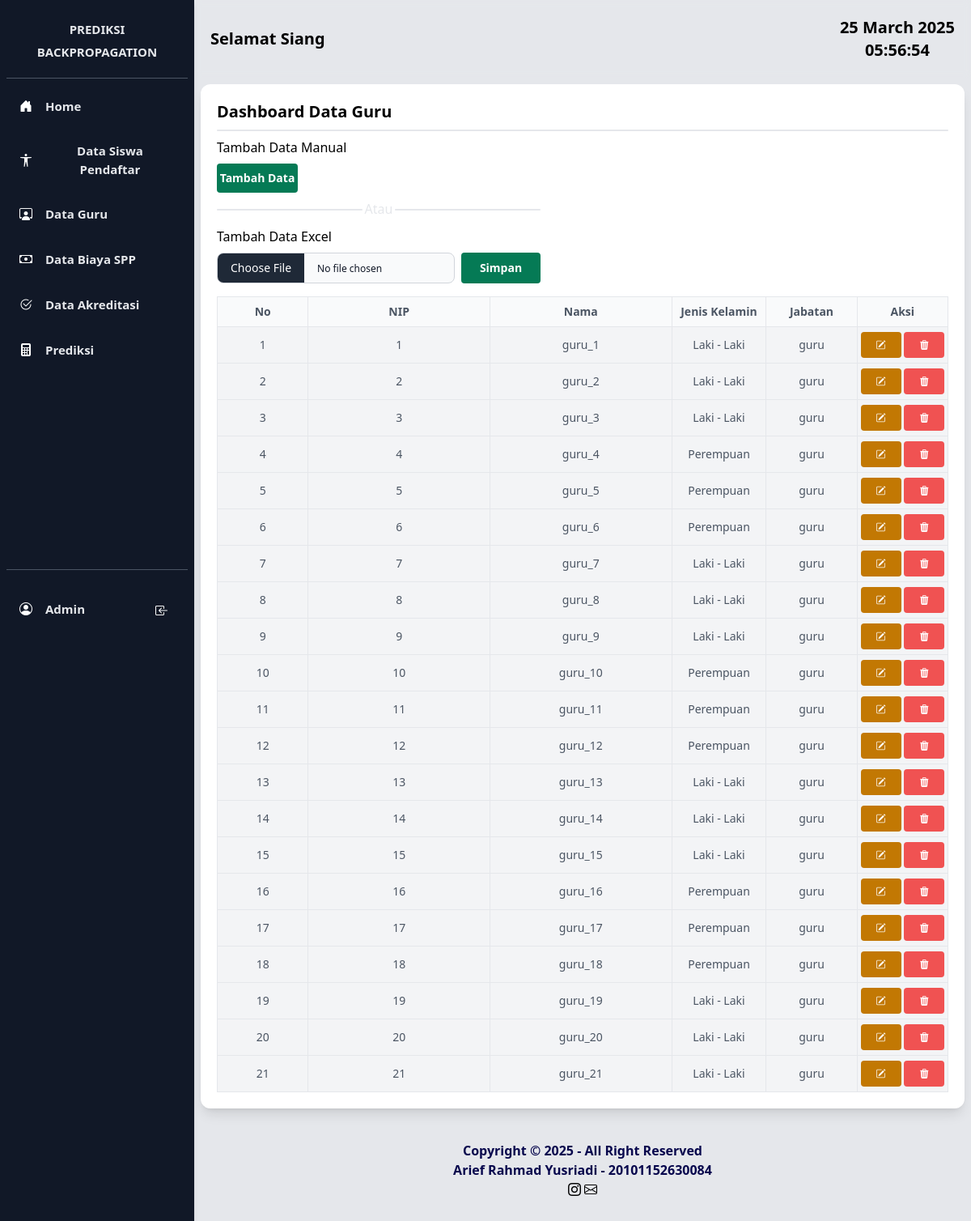
Screenshot of /?p=data_guru (signed in) with the database file from the repository.
### tables this page shows
CREATE TABLE IF NOT EXISTS `data_guru` (
  `id` int NOT NULL AUTO_INCREMENT,
  `nip` varchar(50) DEFAULT NULL,
  `nama` varchar(50) DEFAULT NULL,
  `jenis_kelamin` enum('Laki - Laki','Perempuan') DEFAULT NULL,
  `jabatan` varchar(50) DEFAULT NULL,
  `tgl_input` datetime DEFAULT CURRENT_TIMESTAMP,
  PRIMARY KEY (`id`)
);

### apps/apis.php (called while the page is built, shortened)
<?php
$host = 'localhost';
$user = 'root';
$password = '';
$conn = mysqli_connect($host, $user, $password);
function getRecord($tabel, $field, $where): mysqli_result|bool
{
    global $conn;
    return mysqli_query($conn, "SELECT $field FROM $tabel $where");
}
function fetch($query){
    $data = mysqli_fetch_array($query);
    return $data;
}

### pages/data_guru/view.php (the view, shortened to what this page needs)
<?php $user = $_SESSION['user']; ?>
<div class="rounded-xl p-5 bg-white shadow-lg">
    <h1 class="font-bold text-xl">Dashboard Data Guru</h1>
    <div class="flex bg-gray-200 my-2 h-0.5 rounded"></div>
    <?php if ($user == 'Admin'): ?>
    <div class="flex flex-col w-[400px]">
        <p>Tambah Data Manual</p>
        <button class="bg-green-600 inline-block py-2 my-2 w-[100px] text-center text-sm font-bold rounded text-white" onclick="window.location.href='./?p=data_guru&a=add'">Tambah Data</button>
        <div class="flex">
            <div class="flex bg-gray-200 my-3 h-0.5 rounded w-[45%]"></div>
            <div class="text-gray-200 w-[10%] text-center">Atau</div>
            <div class="flex bg-gray-200 my-3 h-0.5 rounded w-[45%]"></div>
        </div>
        <form action="" class="my-2" method="post" enctype="multipart/form-data">
            <div class="flex gap-2 flex-col">
                <label for="">Tambah Data Excel</label>
                <div class="flex gap-2">
                    <input id="fileExcel" required type="file" name="fileExcel" accept=".xls, .xlsx" class="block text-xs w-[75%] text-gray-900 border border-gray-300 rounded-lg cursor-pointer bg-gray-50 dark:text-gray-400 focus:outline-none dark:bg-gray-700 dark:border-gray-600 dark:placeholder-gray-400">
                    <button name="simpanExcel" class="bg-green-600 inline-block py-2 w-[25%] text-center text-sm font-bold rounded text-white">Simpan</button>
                </div>
            </div>
        </form>
    </div>
    <?php endif ?>
    <div class="table pt-2 w-full">
        <table class="w-full border rounded">
            <thead>
                <tr class="bg-gray-50 border-b">
                    <th class="w-1/12 py-2 border-r text-sm font-bold text-gray-600">No</th>
                    <th class="w-2/12 py-2 border-r text-sm font-bold text-gray-600">NIP</th>
                    <th class="w-2/12 py-2 border-r text-sm font-bold text-gray-600">Nama</th>
                    <th class="w-1/12 py-2 border-r text-sm font-bold text-gray-600">Jenis Kelamin</th>
                    <th class="w-1/12 py-2 border-r text-sm font-bold text-gray-600">Jabatan</th>
                    <?php if ($user == 'Admin'): ?>
                    <th class="w-1/12 py-2 border-r text-sm font-bold text-gray-600">Aksi</th>
                    <?php endif ?>
                </tr>
            </thead>
            <tbody>
                <?php
                $no = 1;
                $tabel = 'data_guru';
                $field = '*';
                $where = '';
                $query = getRecord($tabel, $field, $where);
                if (mysqli_num_rows($query) == 0) {
                ?>
                <tr class="bg-gray-100 text-center border-b text-sm text-gray-600">
                    <td colspan="8" class="py-3 border-r">Tidak ada data</td>
                </tr>
                <?php
                } else {
                    while ($row = fetch($query)) {
                ?>
                <tr id="tr_<?= $row['id']; ?>" class="bg-gray-100 text-center border-b text-sm text-gray-600">
                    <td class="py-3 border-r"><?= $no++ ?></td>
                    <td class="py-3 border-r"><?= $row['nip'] ?></td>
                    <td class="py-3 border-r"><?= $row['nama'] ?></td>
                    <td class="py-3 border-r"><?= $row['jenis_kelamin'] ?></td>
                    <td class="py-3 border-r"><?= $row['jabatan'] ?></td>
                    <?php if ($user == 'Admin'): ?>
                    <td>
                        <a href="./?p=data_guru&a=edit&i=<?= $row['id'] ?>"
                            class="bg-yellow-500 w-[50px] py-2 inline-block text-white rounded hover:shadow-lg text-xs font-bold"><i class="bi bi-pencil-square"></i></a>
                        <button onclick="hapus('data_guru', '<?= $row['id'] ?>')"
                            class="bg-red-500 w-[50px] py-2 inline-block text-white rounded hover:shadow-lg text-xs font-bold"><i class="bi bi-trash3-fill"></i></button>
                    </td>
                    <?php endif ?>
                </tr>
                <?php
                    }
                }
            ?>
            </tbody>
        </table>
    </div>
</div>

### index.php (shortened to what this page needs)
<?php
$user = $_SESSION['user'];
function deteksiWaktu() {
    $jamSekarang = date("H");
    if ($jamSekarang >= 5 && $jamSekarang < 12) {
        return "Pagi";
    } elseif ($jamSekarang >= 12 && $jamSekarang < 15) {
        return "Siang";
    } elseif ($jamSekarang >= 15 && $jamSekarang < 18) {
        return "Sore";
    } else {
        return "Malam";
    }
}
$date = date('d F Y');
$waktu = deteksiWaktu();
?>
<!doctype html>
<html lang="en">
<head>
    <link rel="stylesheet" href="assets/tailwind/output.css">
    <link rel="stylesheet" href="node_modules/bootstrap-icons/font/bootstrap-icons.min.css">
</head>
<body class="flex flex-col justify-between h-screen bg-gray-200">
    <div class="fixed w-[20%] bg-gray-900 bottom-0 top-0 bg-red shadow-md z-20">
        <div class="absolute bottom-0 top-0 left-0 right-0 p-2 text-center">
            <div class="flex flex-col justify-between h-screen">
                <div>
                    <div class="text-gray-100 text-xl">
                        <div class="p-2.5 mt-1 items-center">
                            <h1 class="font-bold text-gray-200 text-[15px]">PREDIKSI BACKPROPAGATION</h1>
                        </div>
                        <div class="my-2 bg-gray-600 h-[1px]"></div>
                    </div>
                    <a href="./?p=home">
                        <div class="p-2.5 mt-3 flex items-center rounded-md px-4 duration-300 cursor-pointer hover:bg-blue-600 text-white">
                            <i class="bi bi-house-door-fill"></i>
                            <span class="text-[15px] ml-4 text-gray-200 font-bold">Home</span>
                        </div>
                    </a>
                    <a href="./?p=data_pendaftar">
                        <div class="p-2.5 mt-3 flex items-center rounded-md px-4 duration-300 cursor-pointer hover:bg-blue-600 text-white">
                            <i class="bi bi-universal-access"></i>
                            <span class="text-[15px] ml-4 text-gray-200 font-bold">Data Siswa Pendaftar</span>
                        </div>
                    </a>
                    <a href="./?p=data_guru">
                        <div class="p-2.5 mt-3 flex items-center rounded-md px-4 duration-300 cursor-pointer hover:bg-blue-600 text-white">
                            <i class="bi bi-person-workspace"></i>
                            <span class="text-[15px] ml-4 text-gray-200 font-bold">Data Guru</span>
                        </div>
                    </a>
                    <a href="./?p=data_spp">
                        <div class="p-2.5 mt-3 flex items-center rounded-md px-4 duration-300 cursor-pointer hover:bg-blue-600 text-white">
                            <i class="bi bi-cash"></i>
                            <span class="text-[15px] ml-4 text-gray-200 font-bold">Data Biaya SPP</span>
                        </div>
                    </a>
                    <a href="./?p=data_akreditasi">
                        <div class="p-2.5 mt-3 flex items-center rounded-md px-4 duration-300 cursor-pointer hover:bg-blue-600 text-white">
                            <i class="bi bi-check2-circle"></i>
                            <span class="text-[15px] ml-4 text-gray-200 font-bold">Data Akreditasi</span>
                        </div>
                    </a>
                    <a href="./?p=prediksi">
                        <div class="p-2.5 mt-3 flex items-center rounded-md px-4 duration-300 cursor-pointer hover:bg-blue-600 text-white">
                            <i class="bi bi-calculator-fill"></i>
                            <span class="text-[15px] ml-4 text-gray-200 font-bold">Prediksi</span>
                        </div>
                    </a>
                </div>
                <div>
                    <div class="my-4 bg-gray-600 h-[1px]"></div>
                    <div class="mb-6">
                        <div class="p-2.5 mt-3 flex items-center rounded-md px-4 duration-300 text-white"">
                            <i class="bi bi-person-circle"></i>
                            <div class="flex justify-between w-full items-center">
                                <span class="text-[15px] ml-4 text-gray-200 font-bold"><?= $user ?></span>
                                <a href="./auth/logout.php" class="cursor-pointer p-2 hover:bg-blue-600 text-white rounded-md mt-1">
                                    <i class="bi bi-box-arrow-in-left"></i>
                                </a>
                            </div>
                        </div>
                    </div>
                </div>
            </div>
        </div>
    </div>
    <div class="p-2 w-[80%] h-full ml-[20%] z-10 flex flex-col">
        <div class="fixed top-0 left-[20%] right-0 p-5 bg-white/0 backdrop-blur-sm">
            <div class="flex justify-between items-center">
                <h1 class="font-bold text-xl">Selamat <?= $waktu ?></h1>
                <div class="flex flex-col">
                    <h1 class="font-bold text-xl"><?= $date ?></h1>
                    <h1 class="font-bold text-xl text-center" id="clock"></h1>
                </div>
            </div>
        </div>
        <main class="grow mt-[96px]">
            <?php
            include "apps/apis.php";
            $page = $_GET['p'] ?? '';
            $act = $_GET['a'] ?? '';
            if (!empty($page)) {
                $file = "pages/$page/" . (!empty($act) ? $act : 'view') . ".php";
                if (file_exists($file)) {
                    require $file;
                } else {
                    echo "<div style='display: flex;justify-content: center;margin-top: 20%;font-size:20px'>Maaf, Halaman ini tidak tersedia !</div>";
                }
            }
            else {
                echo "<script>document.location.href='./?p=home'</script>";
            }
            ?>
        </main>
        <div class="z-10">
            <div class="p-10 text-center">
                <label class="py-2 text-[#07074D] font-bold">Copyright © <?= date("Y") ?> - All Right Reserved </label>
                <br>
                <label class="py-2 text-[#07074D] font-bold">Arief Rahmad Yusriadi - 20101152630084</label>
                <br>
                <a href=""><i class="bi bi-instagram"></i></a>
                <a href=""><i class="bi bi-envelope"></i></a>
            </div>
        </div>
    </div>
</body>
</html>

### rows the page displays
data_guru: nip "1", nama "guru_1", jenis_kelamin "Laki - Laki", jabatan "guru"
data_guru: nip "2", nama "guru_2", jenis_kelamin "Laki - Laki", jabatan "guru"
data_guru: nip "3", nama "guru_3", jenis_kelamin "Laki - Laki", jabatan "guru"
data_guru: nip "4", nama "guru_4", jenis_kelamin "Perempuan", jabatan "guru"
data_guru: nip "5", nama "guru_5", jenis_kelamin "Perempuan", jabatan "guru"
data_guru: nip "6", nama "guru_6", jenis_kelamin "Perempuan", jabatan "guru"
data_guru: nip "7", nama "guru_7", jenis_kelamin "Laki - Laki", jabatan "guru"
data_guru: nip "8", nama "guru_8", jenis_kelamin "Laki - Laki", jabatan "guru"
data_guru: nip "9", nama "guru_9", jenis_kelamin "Laki - Laki", jabatan "guru"
data_guru: nip "10", nama "guru_10", jenis_kelamin "Perempuan", jabatan "guru"
data_guru: nip "11", nama "guru_11", jenis_kelamin "Perempuan", jabatan "guru"
data_guru: nip "12", nama "guru_12", jenis_kelamin "Perempuan", jabatan "guru"
data_guru: nip "13", nama "guru_13", jenis_kelamin "Laki - Laki", jabatan "guru"
data_guru: nip "14", nama "guru_14", jenis_kelamin "Laki - Laki", jabatan "guru"
data_guru: nip "15", nama "guru_15", jenis_kelamin "Laki - Laki", jabatan "guru"
data_guru: nip "16", nama "guru_16", jenis_kelamin "Perempuan", jabatan "guru"
data_guru: nip "17", nama "guru_17", jenis_kelamin "Perempuan", jabatan "guru"
data_guru: nip "18", nama "guru_18", jenis_kelamin "Perempuan", jabatan "guru"
data_guru: nip "19", nama "guru_19", jenis_kelamin "Laki - Laki", jabatan "guru"
data_guru: nip "20", nama "guru_20", jenis_kelamin "Laki - Laki", jabatan "guru"
data_guru: nip "21", nama "guru_21", jenis_kelamin "Laki - Laki", jabatan "guru"

### other values shown
$user "Admin"
$waktu "Siang"
